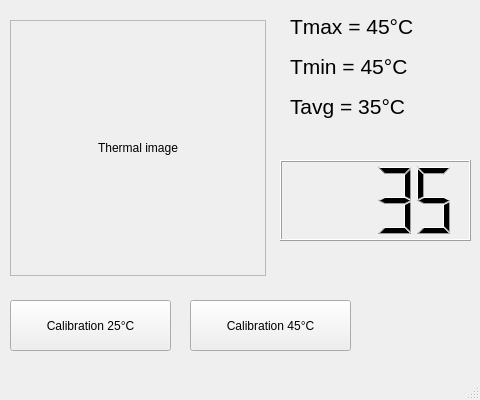
<?xml version="1.0" encoding="UTF-8"?>
<ui version="4.0">
 <class>MainWindow</class>
 <widget class="QMainWindow" name="MainWindow">
  <property name="geometry">
   <rect>
    <x>0</x>
    <y>0</y>
    <width>480</width>
    <height>400</height>
   </rect>
  </property>
  <property name="minimumSize">
   <size>
    <width>480</width>
    <height>400</height>
   </size>
  </property>
  <property name="maximumSize">
   <size>
    <width>480</width>
    <height>400</height>
   </size>
  </property>
  <property name="windowTitle">
   <string>MainWindow</string>
  </property>
  <widget class="QWidget" name="centralwidget">
   <widget class="QLabel" name="label_tmax">
    <property name="geometry">
     <rect>
      <x>290</x>
      <y>10</y>
      <width>181</width>
      <height>32</height>
     </rect>
    </property>
    <property name="font">
     <font>
      <pointsize>16</pointsize>
     </font>
    </property>
    <property name="text">
     <string>Tmax = 45°C</string>
    </property>
   </widget>
   <widget class="QLabel" name="label_tmin">
    <property name="geometry">
     <rect>
      <x>290</x>
      <y>50</y>
      <width>181</width>
      <height>32</height>
     </rect>
    </property>
    <property name="font">
     <font>
      <pointsize>16</pointsize>
     </font>
    </property>
    <property name="text">
     <string>Tmin = 45°C</string>
    </property>
   </widget>
   <widget class="QLabel" name="label_tavg">
    <property name="geometry">
     <rect>
      <x>290</x>
      <y>90</y>
      <width>181</width>
      <height>32</height>
     </rect>
    </property>
    <property name="font">
     <font>
      <pointsize>16</pointsize>
     </font>
    </property>
    <property name="text">
     <string>Tavg = 35°C</string>
    </property>
   </widget>
   <widget class="QPushButton" name="pushButton">
    <property name="geometry">
     <rect>
      <x>10</x>
      <y>300</y>
      <width>161</width>
      <height>51</height>
     </rect>
    </property>
    <property name="text">
     <string>Calibration 25°C</string>
    </property>
   </widget>
   <widget class="QPushButton" name="pushButton_2">
    <property name="geometry">
     <rect>
      <x>190</x>
      <y>300</y>
      <width>161</width>
      <height>51</height>
     </rect>
    </property>
    <property name="text">
     <string>Calibration 45°C</string>
    </property>
   </widget>
   <widget class="QLCDNumber" name="lcdNumber">
    <property name="geometry">
     <rect>
      <x>280</x>
      <y>160</y>
      <width>191</width>
      <height>81</height>
     </rect>
    </property>
    <property name="smallDecimalPoint">
     <bool>false</bool>
    </property>
    <property name="digitCount">
     <number>4</number>
    </property>
    <property name="segmentStyle">
     <enum>QLCDNumber::Filled</enum>
    </property>
    <property name="value" stdset="0">
     <double>35.100000000000001</double>
    </property>
    <property name="intValue" stdset="0">
     <number>35</number>
    </property>
   </widget>
   <widget class="QLabel" name="label">
    <property name="geometry">
     <rect>
      <x>10</x>
      <y>20</y>
      <width>256</width>
      <height>256</height>
     </rect>
    </property>
    <property name="layoutDirection">
     <enum>Qt::LeftToRight</enum>
    </property>
    <property name="frameShape">
     <enum>QFrame::StyledPanel</enum>
    </property>
    <property name="frameShadow">
     <enum>QFrame::Plain</enum>
    </property>
    <property name="text">
     <string>Thermal image</string>
    </property>
    <property name="scaledContents">
     <bool>false</bool>
    </property>
    <property name="alignment">
     <set>Qt::AlignCenter</set>
    </property>
    <property name="wordWrap">
     <bool>false</bool>
    </property>
   </widget>
   <zorder>label_tmax</zorder>
   <zorder>label_tmin</zorder>
   <zorder>label_tavg</zorder>
   <zorder>pushButton_2</zorder>
   <zorder>lcdNumber</zorder>
   <zorder>label</zorder>
   <zorder>pushButton</zorder>
  </widget>
  <widget class="QStatusBar" name="statusbar"/>
 </widget>
 <resources/>
 <connections/>
</ui>
